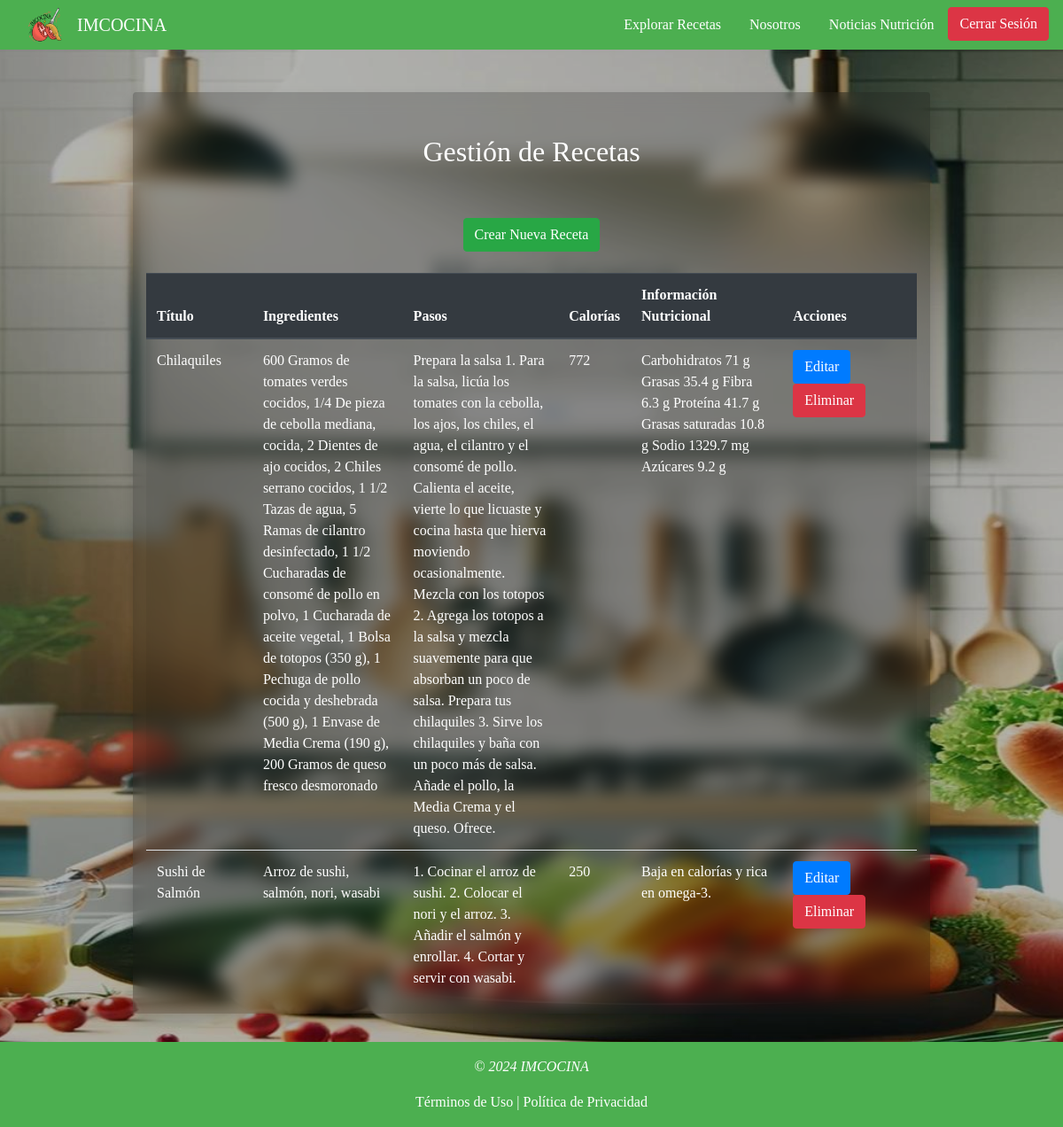
/crud_recetas/ (signed in), run on the app's committed database.
### BD/models.py (models this page shows, shortened)
class Receta(models.Model):
    titulo = models.CharField(max_length=100)
    ingredientes = models.TextField()
    pasos = models.TextField()
    calorias = models.IntegerField()
    informacion_nutricional = models.TextField()
    usuario = models.ForeignKey(User, on_delete=models.CASCADE)  # Cambiado a User

### recetas/views.py (the view)
# urls.py: path('crud_recetas/', views.crud_recetas, name="crud_recetas"),
@login_required
@user_passes_test(lambda u: u.is_superuser)
def crud_recetas(request):
    recetas = Receta.objects.all()
    return render(request, 'recetas/crud_recetas.html', {'recetas': recetas})

### recetas/templates/recetas/crud_recetas.html (shortened to what this page needs)
{% extends "usuario/base.html" %}
{% load static %}
{% block content %}
<div class="container bf w-75 text-body mt-5 rounded shadow">
    <div class="row align-items-stretch">
        <div class="col">
            <h2 class="fw-bold text-white text-center py-5">Gestión de Recetas</h2>
            <div class="text-center mb-4">
                <a href="{% url 'recetas:crear_receta' %}" class="btn btn-success">Crear Nueva Receta</a>
            </div>
            {% if recetas %}
                <div class="table-responsive">
                    <table class="table table-striped table-hover">
                        <thead class="thead-dark">
                            <tr>
                                <th>Título</th>
                                <th>Ingredientes</th>
                                <th>Pasos</th>
                                <th>Calorías</th>
                                <th>Información Nutricional</th>
                                <th>Acciones</th>
                            </tr>
                        </thead>
                        <tbody>
                            {% for receta in recetas %}
                            <tr>
                                <td>{{ receta.titulo }}</td>
                                <td class="text-wrap" style="max-width: 200px;">{{ receta.ingredientes }}</td>
                                <td class="text-wrap" style="max-width: 200px;">{{ receta.pasos }}</td>
                                <td>{{ receta.calorias }}</td>
                                <td class="text-wrap" style="max-width: 200px;">{{ receta.informacion_nutricional }}</td>
                                <td>
                                    <a href="{% url 'recetas:editar_receta' receta.id %}" class="btn btn-primary">Editar</a>
                                    <a href="{% url 'recetas:eliminar_receta' receta.id %}" class="btn btn-danger" onclick="return confirm('¿Estás seguro de que quieres eliminar esta receta?')">Eliminar</a>
                                </td>
                            </tr>
                            {% endfor %}
                        </tbody>
                    </table>
                </div>
            {% else %}
                <div class="alert alert-info text-center">No hay recetas disponibles.</div>
            {% endif %}
        </div>
    </div>
</div>
{% endblock %}

### usuario/static/usuario/css/styleBase.css (style rules this page uses)
html, body { height: 100%; margin: 0; }
body { display: flex; flex-direction: column; font-family: 'Lora'; background: url('../img/fondoMain.jpg') repeat; }
h1, h2, h3, h4, h5, h6 { font-family: 'Raleway'; }
.container { max-width: 1200px; margin: auto; }
.row { margin-bottom: 2rem; }

### usuario/static/usuario/css/styleslogin.css (style rules this page uses)
body { background: url("../img/bg_login.jpg") rgba(0,0,0,0.3); background-blend-mode: multiply; background-position: center; background-size: cover; background-repeat: no-repeat; }
.bf { background-color: rgba(17, 16, 16, 0.218); backdrop-filter: blur(10px); }

### recetas/templates/recetas/crud_recetas.html (style rules this page uses)
.table-hover tbody tr td, .table-hover tbody tr th { color: white; }
.table-hover tbody tr a { color: white; }

### data on the page
Receta: titulo "Chilaquiles", ingredientes "600 Gramos de tomates verdes cocidos, 1/4 De pieza de cebolla mediana, cocida, 2 Dientes de ajo cocidos, 2 Chiles serrano cocidos, 1 1/2 Tazas de agua, 5 Ramas de cilantro desinfectado, 1 1/2 Cucharadas de consomé de pollo en polvo, 1 Cucharada de aceite vegetal, 1 Bolsa de totopos (350 g), 1 Pechuga de pollo cocida y deshebrada (500 g), 1 Envase de Media Crema (190 g), 200 Gramos de queso fresco desmoronado", pasos "Prepara la salsa 1. Para la salsa, licúa los tomates con la cebolla, los ajos, los chiles, el agua, el cilantro y el consomé de pollo. Calienta el aceite, vierte lo que licuaste y cocina hasta que hierva moviendo ocasionalmente. Mezcla con los totopos 2. Agrega los totopos a la salsa y mezcla suavemente para que absorban un poco de salsa. Prepara tus chilaquiles 3. Sirve los chilaquiles y baña con un poco más de salsa. Añade el pollo, la Media Crema y el queso. Ofrece.", calorias "772", informacion_nutricional "Carbohidratos 71 g Grasas 35.4 g Fibra 6.3 g Proteína 41.7 g Grasas saturadas 10.8 g Sodio 1329.7 mg Azúcares 9.2 g"
Receta: titulo "Sushi de Salmón", ingredientes "Arroz de sushi, salmón, nori, wasabi", pasos "1. Cocinar el arroz de sushi. 2. Colocar el nori y el arroz. 3. Añadir el salmón y enrollar. 4. Cortar y servir con wasabi.", calorias "250", informacion_nutricional "Baja en calorías y rica en omega-3."
